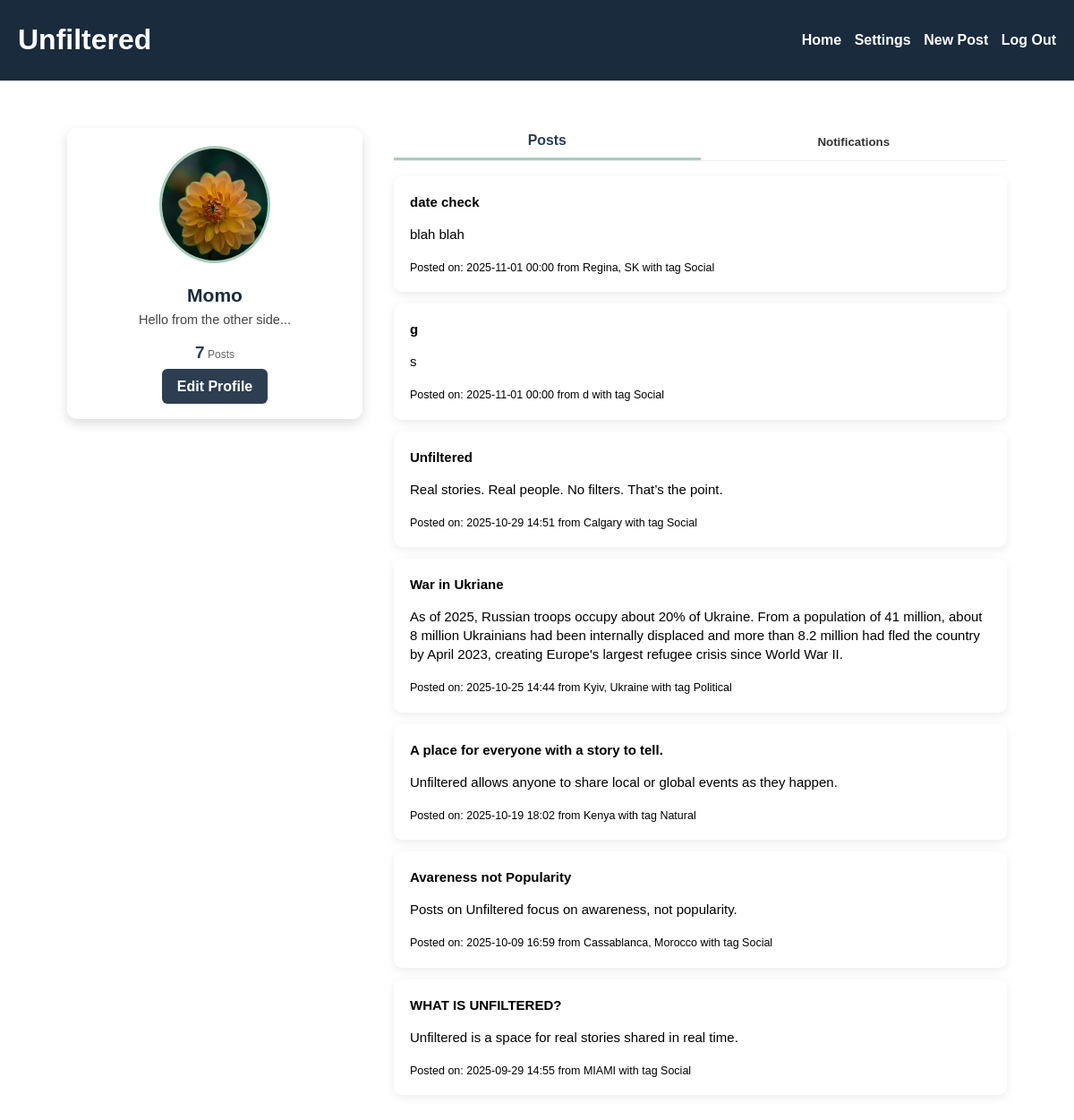
Page /accounts/profile/ (signed in) on the earlier database version.
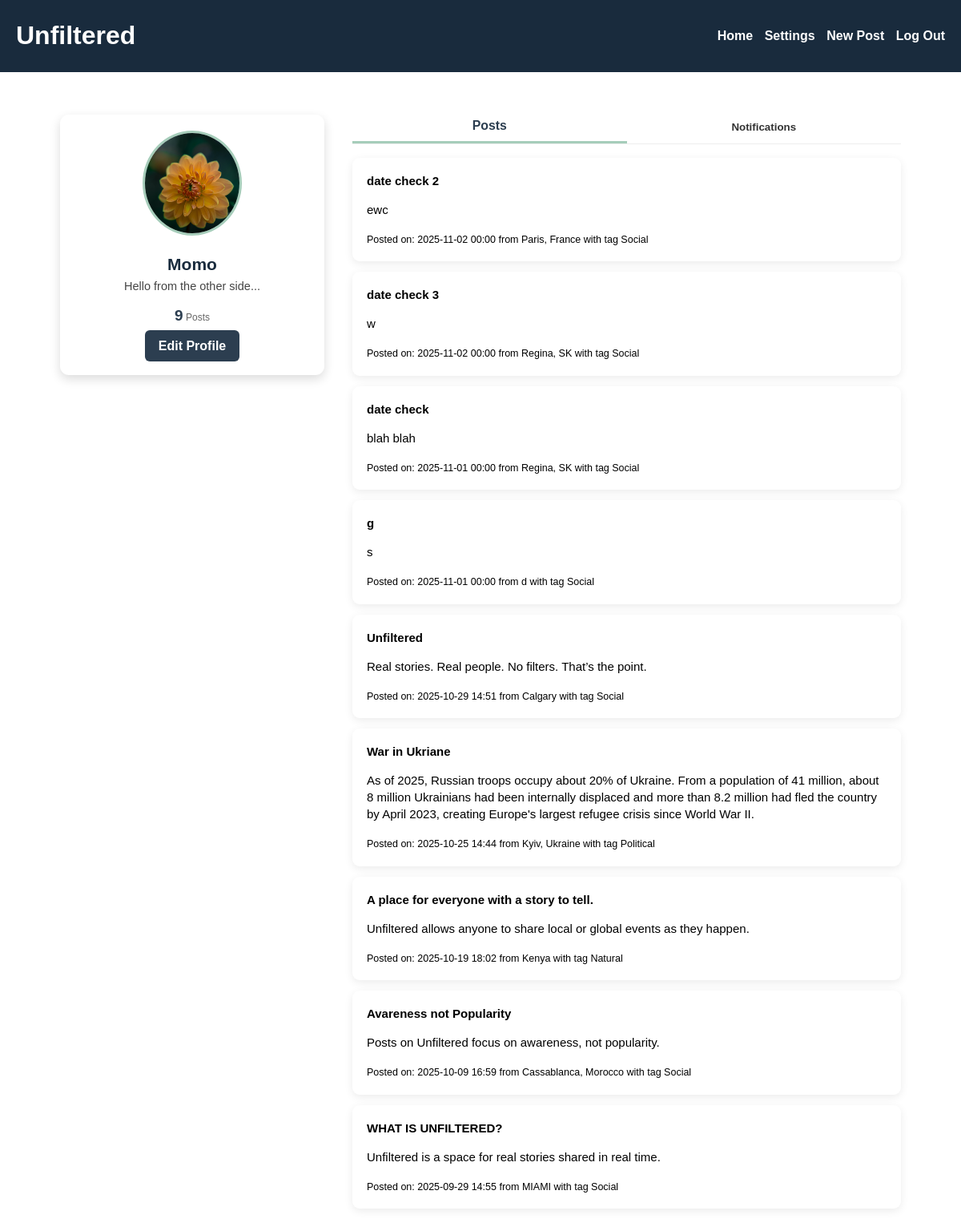
Same page on the later database version.
### accounts/models.py (models this page shows, shortened)
class Profile(models.Model):
    user = models.OneToOneField(settings.AUTH_USER_MODEL, on_delete=models.CASCADE, related_name="profile")
    display_name = models.CharField(max_length=100, blank=True)
    bio = models.TextField(blank=True)
    avatar = models.ImageField(upload_to="avatars/", blank=True, null=True)

### posts/models.py (models this page shows, shortened)
class Post(models.Model):
    is_active = models.BooleanField(default=True)
    author = models.ForeignKey(User, on_delete=models.CASCADE)
    title = models.CharField(max_length=255, blank=True)
    description = models.TextField()
    date_time = models.DateTimeField(validators=[validate_past_or_present_datetime])
    location = models.CharField(max_length=100)
    TAG_CHOICES = [
        ('NATURAL', 'Natural'),
        ('SOCIAL', 'Social'),
        ('POLITICAL', 'Political'),
    ]
    tag = models.CharField(
        max_length=10,
        choices=TAG_CHOICES,
        default='SOCIAL',
    )

### accounts/views.py (the view)
# urls.py: path("profile/", views.profile_view, name="profile"),
@login_required
def profile_view (request):
    user = request.user
    user_posts = Post.objects.filter(author=user).order_by('-date_time')
    user_notifications = user.notifications.all().order_by('-created_at')
    context = {
        'profile_user': user,
        'user_posts': user_posts,
        'user_notifications': user_notifications,
        'has_new_notifications': user.notifications.filter(is_new=True).exists()
    }
    return render(request, 'accounts/profile.html', context)

### accounts/templates/accounts/profile.html (shortened to what this page needs)
{% extends "accounts/profile_base.html" %} {% load static %}  {% block content %}
<div class="profile-sidepanel">
  <div class="profile-box">
    {% if profile_user.profile.avatar %}
    <img
      src="{{ profile_user.profile.avatar.url }}"
      alt="Profile picture"
      class="profile-pic"
    />
    {% else %}
    <img
      src="{% static 'accounts/img/avatar-placeholder.png' %}"
      alt="Default avatar"
      class="profile-pic"
    />
    {% endif %}
    <h2 class="profile-name">
      {{ profile_user.profile.display_name|default:profile_user.username }}
    </h2>
    {% if profile_user.profile.bio %}
    <p class="profile-bio">{{ profile_user.profile.bio }}</p>
    {% endif %}
    <div class="profile-details">
      <div><strong>{{ user_posts.count }}</strong><span> Posts</span></div>
    </div>
    <a class="edit-button" href="{% url 'accounts:settings' %}#profile"
      >Edit Profile</a
    >
  </div>
</div>
<section class="profile-content">
  <div class="profile-tabs">
    <button class="tab active" onclick="showTab('posts')">Posts</button>
    <button
      class="tab notification-tab {% if has_new_notifications %}unread{% endif %}"
      onclick="handleNotificationClick(event)"
    >
      Notifications
    </button>
  </div>
  <div class="tab-content active" id="posts">
    {% for post in user_posts %}
    <div class="post-box">
      <strong>{{ post.title }}</strong>
      <p>{{ post.description }}</p>
      <small
        >Posted on: {{ post.date_time|date:"Y-m-d H:i" }} from {{post.location}}
        with tag {{ post.get_tag_display }}
      </small>
    </div>
    {% empty %}
    <div class="post-box">You haven't made any posts yet!</div>
    {% endfor %}
  </div>
</section>
{% endblock content %}

### accounts/templates/accounts/profile_base.html (shortened to what this page needs)
{% load static %} {% load widget_tweaks %}
<!DOCTYPE html>
<html
  lang="en"
  class="{% if request.user.is_authenticated and request.user.profile.theme == 'dark' %}dark{% endif %}"
>
  <head>
    {% load static %}
    <link rel="stylesheet" href="{% static '/loginSignup/css/style.css' %}" />
  </head>
  <body>
    <header class="header-container">
      <h1 class="app-name">Unfiltered</h1>
      <nav>
        <a class="link" href="{% url 'posts:home' %}">Home</a>
        <a class="link" href="{% url 'accounts:settings' %}">Settings</a>
        <a class="link" href="{% url 'posts:create_post' %}">New Post</a>
        <a class="link" href="{% url 'accounts:logout' %}">Log Out</a>
      </nav>
    </header>
    <main class="profile-page">{% block content %} {% endblock %}</main>
  </body>
</html>

### accounts/static/loginSignup/css/style.css (style rules this page uses)
body { margin: 0; font-family: Arial, san-serif; background: white; color: 333; }
.header-container { display: flex; justify-content: space-between; align-items: center; padding: 5px 20px; background-color: #192b3d; color: white; }
.header-container nav a { color: white; margin-left: 10px; text-decoration: none; font-weight: bold; }
.profile-page { display: flex; margin: 30px auto; max-width: 1050px; gap: 35px; padding: 8px 20px; margin-top: 45px; }
.profile-sidepanel { width: 330px; flex-shrink: 0; }
.profile-box { background: #fff; padding: 27px; padding-top: 20px; border-radius: 11px; box-shadow: 0 5px 13px rgba(0, 0, 0, 0.14); text-align: center; margin-bottom: 22px; }
.profile-pic { width: 118px; height: 125px; border-radius: 50%; margin-bottom: 13px; object-fit: cover; border: 3px solid #a6cdba; }
.profile-name { font-size: 21px; color: #192b3d; margin: 7px 0px; }
.profile-bio { font-size: 14.5px; color: #444; margin-bottom: 18px; margin-top: 5px; }
.profile-details { display: flex; justify-content: space-evenly; margin: 10px 0px 18px; }
.profile-details div { text-align: center; margin: 0 5px; }
.profile-details strong { font-size: 19px; color: #2c3e50; }
.profile-details span { font-size: 12px; color: #666; }
.edit-button { background: #2c3e50; color: #fff; border: none; padding: 11px 17px; border-radius: 6px; font-weight: 600; cursor: pointer; text-decoration: none; }
.profile-content { flex: 1; margin-top: -5px; }
.profile-tabs { display: flex; border-bottom: 1.8px solid #eee; margin-bottom: 17px; }
.tab { flex: 1; padding: 10px 0px; border: none; background: none; cursor: pointer; font-weight: bold; color: #2c3e50; transition: color 0.2s; }
.tab.active { color: #2c3e50; border-bottom: 3px solid #a6cdba; font-size: 15.8px; }
.post-box { background: #fff; padding: 18px; border-radius: 9px; margin-bottom: 13px; box-shadow: 0px 3px 11px rgba(0, 0, 0, 0.08); font-size: 15px; line-height: 1.4; }
.profile-tabs .tab.notification-tab { color: #333; }

Differences in the rows shown:
added Post: title "date check 2", description "ewc", date_time "2025-11-02 00:00", location "Paris, France", tag "Social"
added Post: title "date check 3", description "w", date_time "2025-11-02 00:00", location "Regina, SK", tag "Social"
Other differences:
{{ user_posts.count }}: "7" → "9"
